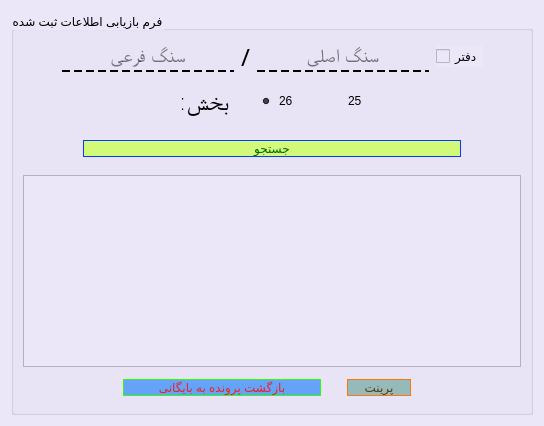
      <widget class="QWidget" name="tab2_SearchData">
       <property name="cursor">
        <cursorShape>ArrowCursor</cursorShape>
       </property>
       <property name="statusTip">
        <string/>
       </property>
       <property name="styleSheet">
        <string notr="true">QWidget{
background-color: #ece6f9  ;
}
QGroupBox{
background-color: rgba(0, 0, 0, 0);
}
QLineEdit{
background-color: rgba(0, 0, 0, 0);
font: 75 14pt &quot;A Arghavan&quot;;
border-style: dashed;
border-bottom-width: 2px;
}
QRadioButton{
background-color: rgba(0, 0, 0, 0);
font: 75 14pt &quot;A Arghavan&quot;;
}
QLabel{
background-color: rgba(0, 0, 0, 0);
font: 75 18pt &quot;A Arsoo&quot;;
}
QComboBox{
background-color: #eee1c5   ;
}
QCheckBox{
font: 75 12pt &quot;A Arsoo&quot;;
}
</string>
       </property>
       <attribute name="title">
        <string>بازیابی اطلاعات</string>
       </attribute>
       <layout class="QGridLayout" name="gridLayout_3">
        <item row="0" column="0">
         <widget class="QGroupBox" name="groupBox">
          <property name="enabled">
           <bool>true</bool>
          </property>
          <property name="statusTip">
           <string>   جستجوی سوابق پرونده خارج شده از بایگانی</string>
          </property>
          <property name="title">
           <string>فرم بازیابی اطلاعات ثبت شده</string>
          </property>
          <layout class="QGridLayout" name="gridLayout_5">
           <item row="1" column="0">
            <layout class="QHBoxLayout" name="horizontalLayout_QRadio_2">
             <property name="spacing">
              <number>30</number>
             </property>
             <property name="leftMargin">
              <number>10</number>
             </property>
             <property name="topMargin">
              <number>7</number>
             </property>
             <property name="rightMargin">
              <number>10</number>
             </property>
             <property name="bottomMargin">
              <number>7</number>
             </property>
             <item>
              <spacer name="horizontalSpacer_13">
               <property name="enabled">
                <bool>true</bool>
               </property>
               <property name="orientation">
                <enum>Qt::Horizontal</enum>
               </property>
               <property name="sizeHint" stdset="0">
                <size>
                 <width>40</width>
                 <height>20</height>
                </size>
               </property>
              </spacer>
             </item>
             <item>
              <widget class="QLabel" name="label_5">
               <property name="enabled">
                <bool>true</bool>
               </property>
               <property name="font">
                <font>
                 <family>A Arsoo</family>
                 <pointsize>18</pointsize>
                 <weight>9</weight>
                 <italic>false</italic>
                 <bold>false</bold>
                </font>
               </property>
               <property name="statusTip">
                <string>بخش را انتخاب کنید</string>
               </property>
               <property name="text">
                <string>بخش:</string>
               </property>
              </widget>
             </item>
             <item>
              <widget class="QRadioButton" name="radioButton_bakhsh26_2">
               <property name="enabled">
                <bool>true</bool>
               </property>
               <property name="cursor">
                <cursorShape>PointingHandCursor</cursorShape>
               </property>
               <property name="text">
                <string>26</string>
               </property>
               <property name="checked">
                <bool>true</bool>
               </property>
              </widget>
             </item>
             <item>
              <widget class="QRadioButton" name="radioButton_bakhsh25_2">
               <property name="enabled">
                <bool>true</bool>
               </property>
               <property name="cursor">
                <cursorShape>PointingHandCursor</cursorShape>
               </property>
               <property name="text">
                <string>25</string>
               </property>
               <property name="checked">
                <bool>false</bool>
               </property>
              </widget>
             </item>
             <item>
              <spacer name="horizontalSpacer_14">
               <property name="enabled">
                <bool>true</bool>
               </property>
               <property name="orientation">
                <enum>Qt::Horizontal</enum>
               </property>
               <property name="sizeHint" stdset="0">
                <size>
                 <width>40</width>
                 <height>20</height>
                </size>
               </property>
              </spacer>
             </item>
            </layout>
           </item>
           <item row="0" column="0">
            <layout class="QHBoxLayout" name="horizontalLayout_Sang_2">
             <item>
              <spacer name="horizontalSpacer_17">
               <property name="enabled">
                <bool>true</bool>
               </property>
               <property name="orientation">
                <enum>Qt::Horizontal</enum>
               </property>
               <property name="sizeHint" stdset="0">
                <size>
                 <width>38</width>
                 <height>20</height>
                </size>
               </property>
              </spacer>
             </item>
             <item>
              <widget class="QLineEdit" name="lineEdit_sangFari_2">
               <property name="enabled">
                <bool>true</bool>
               </property>
               <property name="font">
                <font>
                 <family>A Arghavan</family>
                 <pointsize>14</pointsize>
                 <weight>9</weight>
                 <italic>false</italic>
                 <bold>false</bold>
                </font>
               </property>
               <property name="statusTip">
                <string>سنگ فرعی را وارد کنید</string>
               </property>
               <property name="styleSheet">
                <string notr="true"/>
               </property>
               <property name="alignment">
                <set>Qt::AlignCenter</set>
               </property>
               <property name="placeholderText">
                <string>سنگ فرعی</string>
               </property>
              </widget>
             </item>
             <item>
              <widget class="QLabel" name="label_6">
               <property name="enabled">
                <bool>true</bool>
               </property>
               <property name="sizePolicy">
                <sizepolicy hsizetype="Preferred" vsizetype="Preferred">
                 <horstretch>0</horstretch>
                 <verstretch>0</verstretch>
                </sizepolicy>
               </property>
               <property name="font">
                <font>
                 <family>A Arsoo</family>
                 <pointsize>18</pointsize>
                 <weight>9</weight>
                 <italic>false</italic>
                 <bold>false</bold>
                </font>
               </property>
               <property name="text">
                <string>/</string>
               </property>
               <property name="alignment">
                <set>Qt::AlignCenter</set>
               </property>
               <property name="margin">
                <number>5</number>
               </property>
              </widget>
             </item>
             <item>
              <widget class="QLineEdit" name="lineEdit_sangAsli_2">
               <property name="enabled">
                <bool>true</bool>
               </property>
               <property name="font">
                <font>
                 <family>A Arghavan</family>
                 <pointsize>14</pointsize>
                 <weight>9</weight>
                 <italic>false</italic>
                 <bold>false</bold>
                </font>
               </property>
               <property name="statusTip">
                <string>سنگ اصلی را وارد کنید</string>
               </property>
               <property name="styleSheet">
                <string notr="true"/>
               </property>
               <property name="locale">
                <locale language="English" country="UnitedStates"/>
               </property>
               <property name="inputMethodHints">
                <set>Qt::ImhHiddenText</set>
               </property>
               <property name="alignment">
                <set>Qt::AlignCenter</set>
               </property>
               <property name="placeholderText">
                <string>سنگ اصلی</string>
               </property>
              </widget>
             </item>
             <item>
              <widget class="QCheckBox" name="checkBox_daftar_2">
               <property name="enabled">
                <bool>true</bool>
               </property>
               <property name="cursor">
                <cursorShape>PointingHandCursor</cursorShape>
               </property>
               <property name="statusTip">
                <string>   بازیابی دفتر خارج شده از بایگانی   </string>
               </property>
               <property name="text">
                <string>دفتر</string>
               </property>
              </widget>
             </item>
             <item>
              <spacer name="horizontalSpacer_18">
               <property name="enabled">
                <bool>true</bool>
               </property>
               <property name="orientation">
                <enum>Qt::Horizontal</enum>
               </property>
               <property name="sizeHint" stdset="0">
                <size>
                 <width>38</width>
                 <height>20</height>
                </size>
               </property>
              </spacer>
             </item>
            </layout>
           </item>
           <item row="2" column="0">
            <layout class="QHBoxLayout" name="horizontalLayout_2">
             <property name="leftMargin">
              <number>20</number>
             </property>
             <property name="topMargin">
              <number>10</number>
             </property>
             <property name="rightMargin">
              <number>20</number>
             </property>
             <property name="bottomMargin">
              <number>10</number>
             </property>
             <item>
              <spacer name="horizontalSpacer_15">
               <property name="enabled">
                <bool>true</bool>
               </property>
               <property name="orientation">
                <enum>Qt::Horizontal</enum>
               </property>
               <property name="sizeType">
                <enum>QSizePolicy::Fixed</enum>
               </property>
               <property name="sizeHint" stdset="0">
                <size>
                 <width>40</width>
                 <height>20</height>
                </size>
               </property>
              </spacer>
             </item>
             <item>
              <widget class="QPushButton" name="pushButton_search">
               <property name="enabled">
                <bool>true</bool>
               </property>
               <property name="cursor">
                <cursorShape>PointingHandCursor</cursorShape>
               </property>
               <property name="statusTip">
                <string>برای جستجو اطلاعات ذخیره شده کلیک کنید</string>
               </property>
               <property name="styleSheet">
                <string notr="true">QPushButton:hover:!pressed
{
  border: 2px dashed rgb(255, 85, 0);
	background-color: rgb(129, 125, 255);
	color: rgb(85, 255, 255);
}
QPushButton{
background-color: #d3f97a   ;
font: 14pt &quot;A Arsoo&quot;;
color:    #056608   ;
border: 1px solid   #003efe   ;
border-radius: 10px;
}</string>
               </property>
               <property name="text">
                <string>جستجو</string>
               </property>
               <property name="shortcut">
                <string>Ctrl+S</string>
               </property>
               <property name="autoDefault">
                <bool>false</bool>
               </property>
               <property name="default">
                <bool>false</bool>
               </property>
              </widget>
             </item>
             <item>
              <spacer name="horizontalSpacer_16">
               <property name="enabled">
                <bool>true</bool>
               </property>
               <property name="orientation">
                <enum>Qt::Horizontal</enum>
               </property>
               <property name="sizeType">
                <enum>QSizePolicy::Fixed</enum>
               </property>
               <property name="sizeHint" stdset="0">
                <size>
                 <width>40</width>
                 <height>20</height>
                </size>
               </property>
              </spacer>
             </item>
            </layout>
           </item>
           <item row="3" column="0">
            <widget class="QTableView" name="tableView_result">
             <property name="enabled">
              <bool>true</bool>
             </property>
            </widget>
           </item>
           <item row="4" column="0">
            <layout class="QHBoxLayout" name="horizontalLayout_btnNew_2">
             <property name="leftMargin">
              <number>10</number>
             </property>
             <property name="topMargin">
              <number>0</number>
             </property>
             <property name="rightMargin">
              <number>10</number>
             </property>
             <property name="bottomMargin">
              <number>0</number>
             </property>
             <item>
              <spacer name="horizontalSpacer_19">
               <property name="enabled">
                <bool>true</bool>
               </property>
               <property name="orientation">
                <enum>Qt::Horizontal</enum>
               </property>
               <property name="sizeType">
                <enum>QSizePolicy::Fixed</enum>
               </property>
               <property name="sizeHint" stdset="0">
                <size>
                 <width>90</width>
                 <height>20</height>
                </size>
               </property>
              </spacer>
             </item>
             <item>
              <widget class="QPushButton" name="pushButton_bazgashBygani">
               <property name="enabled">
                <bool>true</bool>
               </property>
               <property name="sizePolicy">
                <sizepolicy hsizetype="Minimum" vsizetype="Fixed">
                 <horstretch>0</horstretch>
                 <verstretch>0</verstretch>
                </sizepolicy>
               </property>
               <property name="cursor">
                <cursorShape>PointingHandCursor</cursorShape>
               </property>
               <property name="statusTip">
                <string>  ثبت پرونده بازگشت داده شده به بایگانی</string>
               </property>
               <property name="styleSheet">
                <string notr="true">QPushButton:hover:!pressed
{
  border: 2px dashed   #039cff  ;
	background-color:  #cddbab  ;
	color:   #d101ff  ;
}
QPushButton{
background-color:#64A3F8;
font: 14pt &quot;A Arsoo&quot;;
color: #EE2121;
border: 1px solid   #2bff01 ;;
border-radius: 10px;
}</string>
               </property>
               <property name="text">
                <string>بازگشت پرونده به بایگانی</string>
               </property>
              </widget>
             </item>
             <item>
              <spacer name="horizontalSpacer_21">
               <property name="enabled">
                <bool>true</bool>
               </property>
               <property name="orientation">
                <enum>Qt::Horizontal</enum>
               </property>
               <property name="sizeType">
                <enum>QSizePolicy::Fixed</enum>
               </property>
               <property name="sizeHint" stdset="0">
                <size>
                 <width>20</width>
                 <height>20</height>
                </size>
               </property>
              </spacer>
             </item>
             <item>
              <widget class="QPushButton" name="pushButton_print">
               <property name="enabled">
                <bool>true</bool>
               </property>
               <property name="sizePolicy">
                <sizepolicy hsizetype="Maximum" vsizetype="Maximum">
                 <horstretch>0</horstretch>
                 <verstretch>0</verstretch>
                </sizepolicy>
               </property>
               <property name="cursor">
                <cursorShape>PointingHandCursor</cursorShape>
               </property>
               <property name="statusTip">
                <string>پرینت اطلاعات بازیابی شده</string>
               </property>
               <property name="styleSheet">
                <string notr="true">QPushButton:hover:!pressed
{
  border: 2px dashed  #FF87A6  ;
	background-color:  #5F8375  ;
	color:  #E0F354  ;
}
QPushButton{
background-color:  #96B9B9    ;
font: 14pt &quot;A Arsoo&quot;;
color: #533F11;
border: 1px solid   #FE760C ;;
border-radius: 10px;
}</string>
               </property>
               <property name="text">
                <string>     پرینت     </string>
               </property>
              </widget>
             </item>
             <item>
              <spacer name="horizontalSpacer_20">
               <property name="enabled">
                <bool>true</bool>
               </property>
               <property name="orientation">
                <enum>Qt::Horizontal</enum>
               </property>
               <property name="sizeType">
                <enum>QSizePolicy::Fixed</enum>
               </property>
               <property name="sizeHint" stdset="0">
                <size>
                 <width>100</width>
                 <height>30</height>
                </size>
               </property>
              </spacer>
             </item>
            </layout>
           </item>
          </layout>
         </widget>
        </item>
       </layout>
      </widget>
